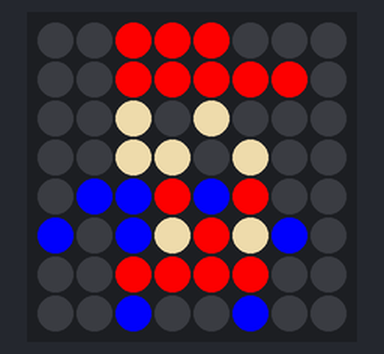
Bench run of a program on a simulated Raspberry Pi (BCM pin numbers) with a Sense HAT. Parts: the Sense HAT's 8×8 RGB LED matrix. At 0.0 s the program stops and its outputs stay as they are.

Above: at 0.1 s.

The program:

mario.py
```python
from sense_hat import SenseHat
from time import sleep

sense = SenseHat()

r=(255,0,0)
p=(207,185,151)
blue=(0,0,255)
black=(0,0,0)

mario = [
  black, black, r, r, r, black, black, black,
  black, black, r, r, r, r, r, black,
  black, black, p, black, p, black, black, black,
  black, black, p, p, black, p, black, black,
  black, blue, blue, r, blue, r, black, black,
  blue, black, blue, p, r, p, blue, black,
  black, black, r, r, r, r, black, black,
  black, black, blue, black, black, blue, black, black
]

mario_jump = [
  black, black, p, black, p, black, black, black,
  black, black, p, p, black, p, black, black,
  black, blue, blue, r, blue, r, black, black,
  blue, black, blue, p, r, p, blue, black,
  black, black, r, r, r, r, black, black,
  black, black, blue, black, black, blue, black, black,
  black, black, black, black, black, black, black, black,
  black, black, black, black, black, black, black, black
]

sense.set_pixels(mario)

for event in sense.stick.get_events():
  sense.set_pixels(mario_jump)
  sleep(1)
  sense.set_pixels(mario)
```
